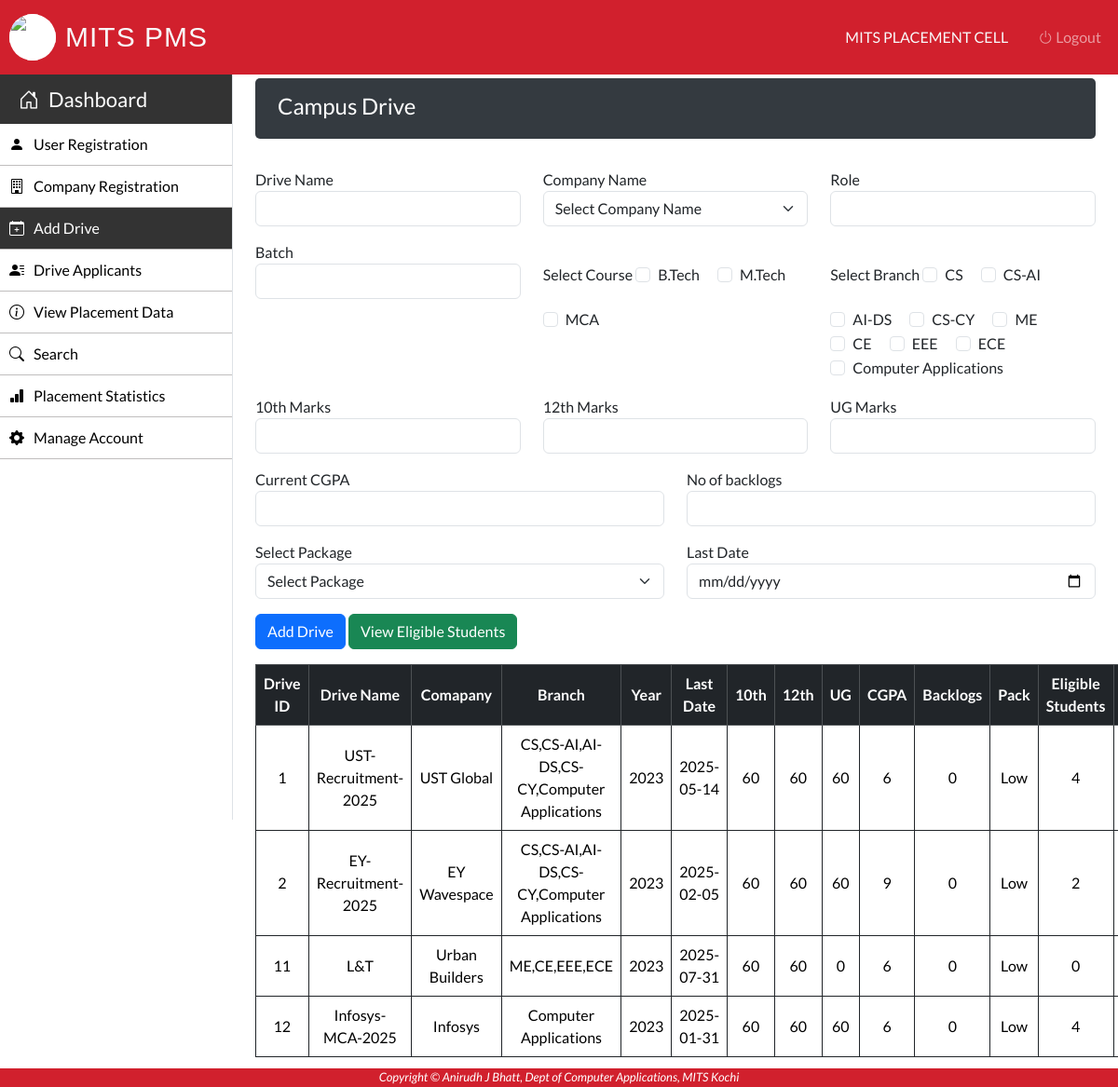
/Admin/campus-drive.php (signed in), run on the app's committed database.
### tables this page shows
CREATE TABLE `drive` (
  `D_ID` int(50) NOT NULL,
  `D_Name` varchar(50) NOT NULL,
  `Role` varchar(50) NOT NULL,
  `Course` varchar(50) NOT NULL,
  `Branch` varchar(50) NOT NULL,
  `Year` int(50) NOT NULL,
  `Marks_10th` int(10) NOT NULL,
  `Marks_12th` int(10) NOT NULL,
  `Marks_UG` int(10) NOT NULL,
  `CGPA` int(10) NOT NULL,
  `Backlogs` int(50) NOT NULL,
  `D_Package` int(10) NOT NULL,
  `D_Date` varchar(30) NOT NULL,
  `C_ID` int(50) NOT NULL
);

CREATE TABLE `company` (
  `C_ID` int(50) NOT NULL,
  `C_Name` varchar(50) NOT NULL,
  `C_Type` varchar(50) NOT NULL,
  `C_YOE` varchar(15) NOT NULL,
  `C_Address` varchar(100) NOT NULL,
  `C_Email` varchar(50) NOT NULL,
  `C_Phone` varchar(50) NOT NULL,
  `C_Person` varchar(50) NOT NULL,
  `C_Website` varchar(50) NOT NULL
);

### Admin/campus-drive.php (the view, shortened to what this page needs)
 <?php
		require_once "../connection/connection.php";
?>
<!DOCTYPE html>
<html lang="en">
<head>
</head>
    <body>
        <?php include('../Common/header.php'); ?>
        <?php include('../Common/admin-sidebar.php'); ?>
        <main role="main" class="mt-1 mb-3 px-md-4 page-content-index">
            <div class="sub-main">
                <div class="dashboard-header flex-wrap flex-md-no-wrap px-3 pt-2 pb-1 mb-3 text-white">
                    <div class="d-flex flex-row">
                        <div class="p-2"><h4>Campus Drive</h4></div>
                    </div>
                </div>
				<div class="row">
					<div class="col-md-12 container-fluid">
						<form method="POST" enctype="multipart/form-data">
							<div class="row mt-3">
								<div class="col-md-4">
									<label>Drive Name</label>
									<input type="text" name="D_Name" class="form-control" required>
								</div>
								<div class="col-md-4">
									<label>Company Name</label>
									<select class="form-select" name="C_ID" required>
										<option>Select Company Name</option>
									</select>
								</div>
								<div class="col-md-4">
									<label>Role</label>
									<input type="text" name="Role" class="form-control" required>
								</div>
							</div>
							<div class="row mt-3">
								<div class="col-md-4">
									<label>Batch</label>
									<input type="number" name="Year" class="form-control" required>
								</div>
								<div class="col">
									<?php
										$batches = ['B.Tech','M.Tech','MCA'];
										echo "<label class='my-4'>Select Course</label>\t";
										foreach ($batches as $batch) {
											echo "\t<div class='form-check form-check-inline'>
													<input class='form-check-input' type='checkbox' name='Course[]' value='$batch'>
													<label class='form-check-label' >$batch</label>
												  </div>\t";
										}
									?>
								</div>
								<div class="col">
									<?php
										$batches = ['CS', 'CS-AI',  'AI-DS', 'CS-CY', 'ME', 'CE', 'EEE', 'ECE', 'Computer Applications'];
										echo "<label class='my-4'>Select Branch</label>\t";
										foreach ($batches as $batch) {
											echo "\t<div class='form-check form-check-inline'>
													<input class='form-check-input' type='checkbox' name='Branch[]' value='$batch'>
													<label class='form-check-label' >$batch</label>
												  </div>\t";
										}
									?>
								</div>
							</div>
							<div class="row mt-3">
								<div class="col-md-4">
									<label>10th Marks</label>
									<input type="number" name="Marks_10th" class="form-control">
								</div>
								<div class="col-md-4">
									<label>12th Marks</label>
									<input type="number" name="Marks_12th" class="form-control" id="">
								</div>
								<div class="col-md-4">
									<label>UG Marks</label>
									<input type="number" name="Marks_UG" class="form-control">
								</div>
							</div>
							<div class="row mt-3">
								<div class="col-md-6">
									<label>Current CGPA</label>
									<input type="number" name="CGPA" class="form-control">
								</div>
								<div class="col-md-6">
									<label>No of backlogs</label>
									<input type="number" name="Backlogs" class="form-control">
								</div>
							</div>
							<div class="row mt-3">
								<div class="col-md-6">
									<label>Select Package</label>
									<select class="form-select" name="D_Package">
										<option>Select Package</option>
									</select>
								</div>
								<div class="col-md-6">
									<label>Last Date</label>
									<input type="date" name="D_Year" class="form-control">
								</div>
							</div>
							<div class="row mt-3">
								<div class="col-md-6">
									<input type="submit" name="Submit" value="Add Drive" class="btn btn-primary">
									<input type="submit" name="View" value="View Eligible Students" class="btn btn-success">
								</div>
							</div>
						</form>
					</div>
				</div>
				<div class="row">
					<div class="col-md-12 container-fluid">
						<section class="my-3">
							<table class="w-100 table table-bordered table-hover border-dark text-center" cellpadding="10">
								<tr class="table-dark">
									<th>Drive ID</th>
									<th>Drive Name</th>
									<th>Comapany</th>
									<th>Branch</th>
									<th>Year</th>
									<th>Last Date</th>
									<th>10th</th>
									<th>12th</th>
									<th>UG</th>
									<th>CGPA</th>
									<th>Backlogs</th>
									<th>Pack</th>
									<th>Eligible Students</th>
									<th>Applied Students</th>
								</tr>
								<?php
									$query="SELECT
												d.*, c.*,
												COUNT(DISTINCT s.Stud_ID) AS Stud_Count,
												COUNT(DISTINCT a.App_ID) AS App_Count
											FROM
												drive d
											LEFT JOIN student s
												ON FIND_IN_SET(s.Stud_Course, d.Course) > 0
												AND FIND_IN_SET(s.Stud_Batch, d.Branch) > 0
												AND d.Year = s.Stud_Year
												AND d.Marks_10th <= s.Marks_10th
												AND d.Marks_12th <= s.Marks_12th
												AND (s.Marks_UG <= 0 OR d.Marks_UG <= s.Marks_UG)
												AND d.CGPA <= s.CGPA
												AND d.Backlogs <= s.Stud_Backlogs
												AND d.D_Package <= s.Stud_Package
											LEFT JOIN application a
												ON a.D_ID = d.D_ID
											LEFT JOIN company c ON
												c.C_ID = d.C_ID
											GROUP BY d.D_ID";
									$pack=array("0"=>"Low","1"=>"Medium","2"=>"High");
									$run=mysqli_query($con,$query);
									while($row=mysqli_fetch_array($run)) {
										echo "<tr>";
										echo "<td>".$row['D_ID']."</td>";
										echo "<td>".$row['D_Name']."</td>";
										echo "<td>".$row['C_Name']."</td>";
										echo "<td>".$row['Branch']."</td>";
										echo "<td>".$row['Year']."</td>";
										echo "<td>".$row['D_Date']."</td>";
										echo "<td>".$row['Marks_10th']."</td>";
										echo "<td>".$row['Marks_12th']."</td>";
										echo "<td>".$row['Marks_UG']."</td>";
										echo "<td>".$row['CGPA']."</td>";
										echo "<td>".$row['Backlogs']."</td>";
										echo "<td>".$pack[$row['D_Package']]."</td>";
										echo "<td>".$row['Stud_Count']."</td>";
										echo "<td>".$row['App_Count']."</td>";
										echo "</tr>";
									}
								?>
							</table>
						</section>
					</div>
				</div>
			</div>
        </main>
        <?php include('../Common/footer.php'); ?>
    </body>
</html>

### Css/style.css (style rules this page uses)
body { font-family: 'Lato', sans-serif; background-color: #ffffff; }
main { margin-left: 250px; overflow-x: hidden; }
.dashboard-header { background-color: #343a40; border-radius: 5px; text-align: left; }
table { width: 100%; }
table td, table th { vertical-align: middle !important; }

### data on the page
drive: D_ID "1", D_Name "UST-Recruitment-2025", C_ID.C_Name "UST Global", Branch "CS,CS-AI,AI-DS,CS-CY,Computer Applications", Year "2023", D_Date "2025-05-14", Marks_10th "60", Marks_12th "60", Marks_UG "60", CGPA "6", Backlogs "0", D_Package "Low", Stud_Count "4"
drive: D_ID "2", D_Name "EY-Recruitment-2025", C_ID.C_Name "EY Wavespace", Branch "CS,CS-AI,AI-DS,CS-CY,Computer Applications", Year "2023", D_Date "2025-02-05", Marks_10th "60", Marks_12th "60", Marks_UG "60", CGPA "9", Backlogs "0", D_Package "Low", Stud_Count "2"
drive: D_ID "11", D_Name "L&T", C_ID.C_Name "Urban Builders", Branch "ME,CE,EEE,ECE", Year "2023", D_Date "2025-07-31", Marks_10th "60", Marks_12th "60", Marks_UG "0", CGPA "6", Backlogs "0", D_Package "Low", Stud_Count "0"
drive: D_ID "12", D_Name "Infosys-MCA-2025", C_ID.C_Name "Infosys", Branch "Computer Applications", Year "2023", D_Date "2025-01-31", Marks_10th "60", Marks_12th "60", Marks_UG "60", CGPA "6", Backlogs "0", D_Package "Low", Stud_Count "4"

### other printed values
$username "MITS PLACEMENT CELL"
$batch "B.Tech"
$batch "M.Tech"
$batch "MCA"
$batch "CS"
$batch "CS-AI"
$batch "AI-DS"
$batch "CS-CY"
$batch "ME"
$batch "CE"
$batch "EEE"
$batch "ECE"
$batch "Computer Applications"
